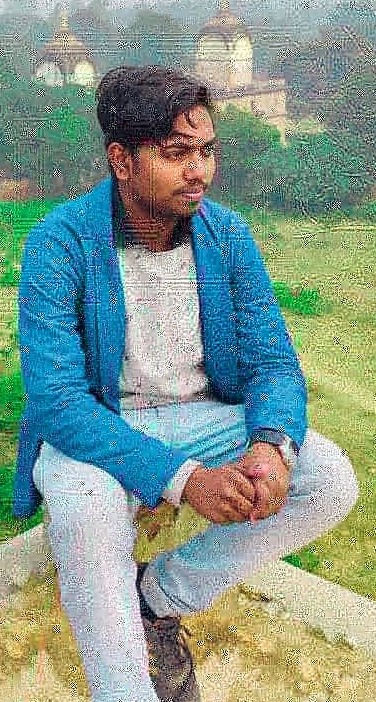
#> input picture imagefacial/lena.jpg, 376 x 702 px
$ python 14.py
#> lines starting #> are read from the running program, lines starting #| are printed output that depends on the picture
import cv2
import numpy as np

img=cv2.imread("lena.jpg")
#> img is the input picture: shape (702, 376, 3); mean B, G, R 141.8, 152.6, 130.6

cv2.imshow("Origianl image",img)

cv2.waitKey(0)
#M=np.ones(img.shape,dtype="uint8")*150
M=np.zeros(img.shape,dtype="uint8")+150
added=cv2.add(img,M)
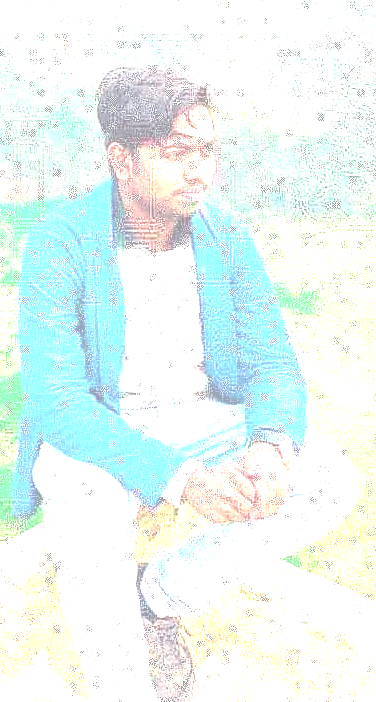
#> added: shape (702, 376, 3); mean B, G, R 245.1, 248.1, 233.8

cv2.imshow("Added",added)

cv2.waitKey(0)

subtracted=cv2.subtract(img,M)
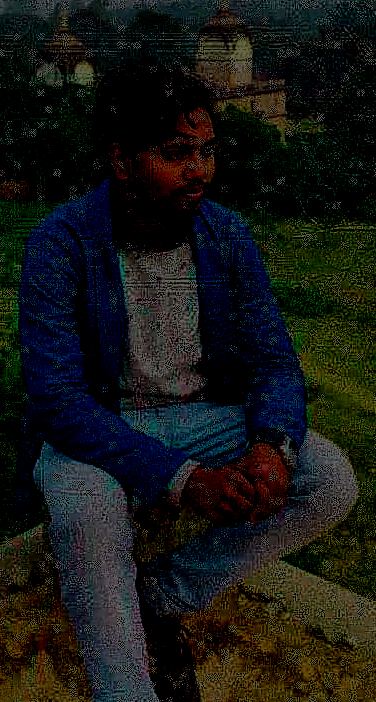
#> subtracted: shape (702, 376, 3); mean B, G, R 19.8, 23.3, 21.5
cv2.imshow("Subtract",subtracted)
cv2.waitKey(0)

mul=cv2.multiply(img,M)
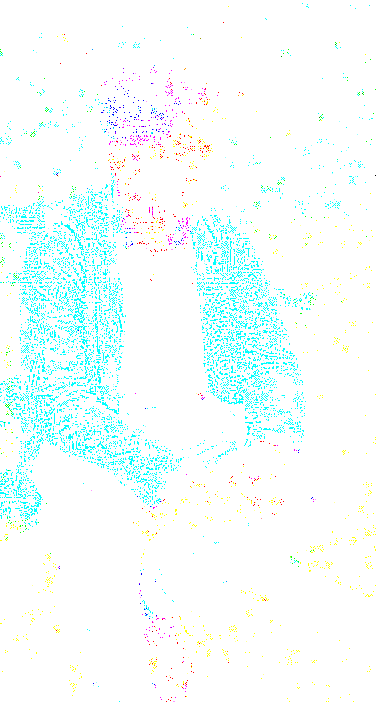
#> mul: shape (702, 376, 3); mean B, G, R 253.4, 254.1, 243.3
cv2.imshow("Multiply",mul)
cv2.waitKey(0)

cv2.destroyAllWindows()
